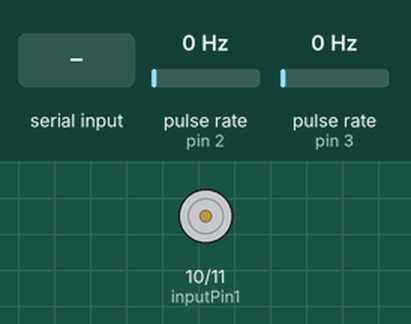
Simulated run of this sketch. Board: Arduino Uno, built with avr-gcc and run on an emulated ATmega328P. Shown: motor-driver pin pairs drawn as motors (green arrow = first pin HIGH = forward, orange = second pin HIGH = backward, longer = more drive, scaled by the enable pin). Wiring (inferred from the names in the program): 2 × pulse sensor: data pin 2 / data pin 3. Inputs (shaded band) come from the test bench; at power-on: pulse rate (sensors on pin 2, pin 3) 0 Hz. What the sketch prints to the serial monitor is not drawn.

Above: at 1.2 s.
1.3 s: "!60" received over Serial
3.8 s: pulse rate (sensor on pin 2) set to 2 Hz
At 4.7 s:
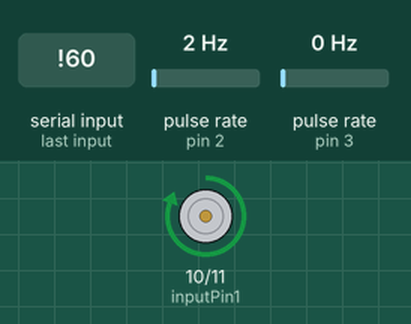
5.8 s: "1" received over Serial
At 7.4 s:
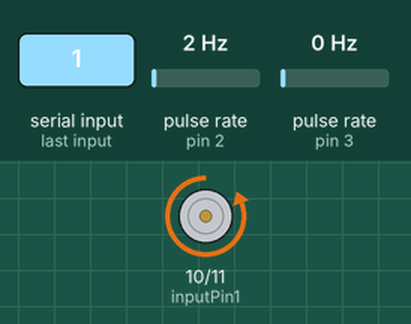
8.5 s: "!30" received over Serial
At 10.5 s:
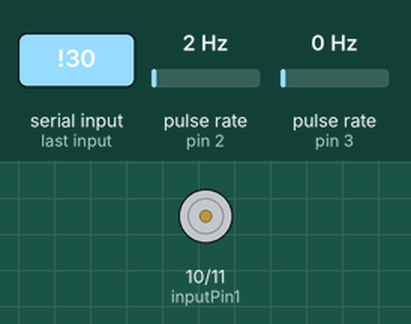
11.0 s: "0" received over Serial
Timing chart, 0 to 14.0 s (numbered marks = the images above; inputs shaded):
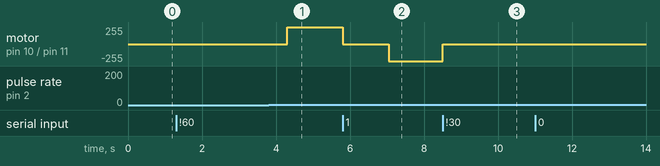

Measured:
- the behaviour switches between 0 and 1 Hz on pulse rate (sensor on pin 2) (found by bisection; images 0 and 1)
- after the input at 3.8 s, motor on pin 10 (inputPin1) / pin 11 (inputPin2): stopped → forward 255/255 after 0.50 s
- after the input at 5.8 s, motor on pin 10 (inputPin1) / pin 11 (inputPin2): forward 255/255 → stopped at once, → backward 255/255 1.3 s later
- after the input at 8.5 s, motor on pin 10 (inputPin1) / pin 11 (inputPin2): backward 255/255 → stopped at once

The sketch:

Arduino-DC-Control.ino
```cpp
int vel;
int enablePin = 7;
int inputPin1 = 10;
int inputPin2 = 11;
int target = 425;
int error= 425 ;
int Kp=5;
int dir = 1;
int PWM = 0;
String inputmode;
int mode = 1;
int serialNumber=0;

int encoderPin1 = 2;
int encoderPin2 = 3;

volatile int lastEncoded = 0;
volatile long encoderValue = 0;

long lastencoderValue = 0;

int lastMSB =0 ;
int lastLSB =0 ;

void setup() {
  Serial.begin(115200);
  //L293D
  pinMode(inputPin1, OUTPUT);
  pinMode(inputPin2, OUTPUT);
  pinMode(enablePin, OUTPUT);
  //ENCODER
  pinMode(encoderPin1, INPUT_PULLUP);
  pinMode(encoderPin2, INPUT_PULLUP);

  digitalWrite(encoderPin1, HIGH);
  digitalWrite(encoderPin2, HIGH);

  attachInterrupt(0, updateEncoder, CHANGE);
  attachInterrupt(1, updateEncoder, CHANGE);


}

void loop() {

  if(encoderValue>3035){encoderValue=encoderValue-3035;}
  if(encoderValue<-3035){encoderValue=encoderValue+3035;}

  Serial.println(encoderValue);
  delay(2);

  if(Serial.available()){
    analogWrite(enablePin,0);

    String inputmode=Serial.readString();
    if (inputmode =="!60"){
      mode = 60;}
    if (inputmode =="!30"){
      mode = 30;}
    if (inputmode =="!0"){
      mode = 0;}
     serialNumber=1;

  Serial.println(mode);
  }
  if (serialNumber==1){
    if (encoderValue>0){
    digitalWrite(inputPin2,LOW);
    digitalWrite(inputPin1,HIGH);
    }
    else {
    digitalWrite(inputPin2,HIGH);
    digitalWrite(inputPin1,LOW);
    }
  }
  while (serialNumber==1){
    Serial.println(encoderValue);
    Serial.println("sex");
    analogWrite(enablePin,50);
    target = 0;
    error = target-encoderValue;
    if (error<=2 && error>=-2){
    serialNumber = 0;
    encoderValue=0;}
  }

  if (mode==60){PWM=255;}
  if (mode ==30) {PWM=123;}

  //proportinal controller
  vel = abs(error * Kp) ;
  analogWrite(enablePin, min(vel,PWM));

  if(dir==2){
    digitalWrite(inputPin2,LOW);
    digitalWrite(inputPin1,HIGH);
    }
  if(dir==1){
    digitalWrite(inputPin2,HIGH);
    digitalWrite(inputPin1,LOW);
    }
  //integral controller
  //derivative controller
  }

void updateEncoder(){
  int MSB = digitalRead(encoderPin1);
  int LSB = digitalRead(encoderPin2);

  int encoded = (MSB <<1)| LSB ;
  int sum = (lastEncoded << 2)| encoded ;

  if(sum == 0b1101 || sum == 0b0100 || sum == 0b0010 || sum == 0b1011) encoderValue ++;
  if(sum == 0b1110 || sum == 0b0111 || sum == 0b0001 || sum == 0b1000) encoderValue --;

  lastEncoded = encoded; //store this value for next time

  error = target - encoderValue;
  if(dir==1 & error<=0){
    if(mode==60){
    target = -506;

    }
    else if(mode==30){
    target = -253;

    }
    dir = 2;
    }
  if(dir==2 & error>=0){
    if(mode==60){
    target = 506;

    }
    else if(mode==30){
    target = 253;

    }
    dir=1;
    }
   if (mode==0){
    if (encoderValue>=0){dir=2;}
    else {dir=1;}
    target = 0;
    if (error ==0){
      PWM=0;
    }
   }
  }
```
